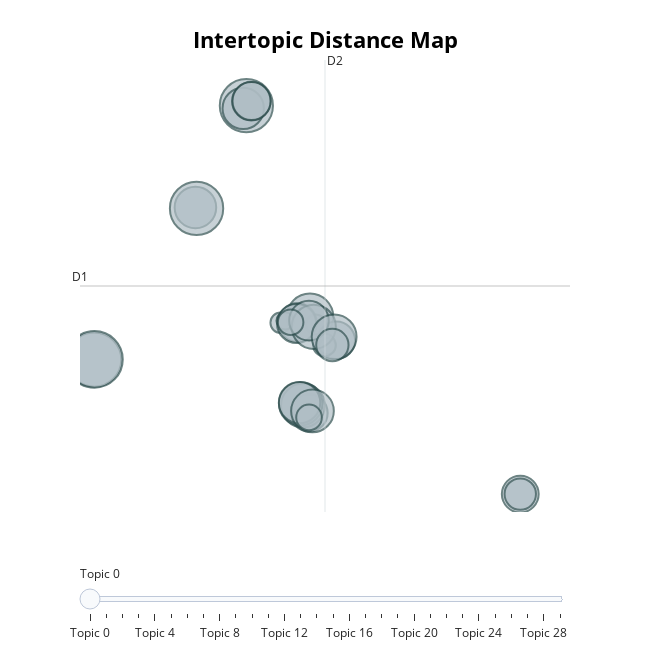

The notebook cell saved with this chart:
### Code cell
fig =topic_model.visualize_topics()
fig.write_html('20230830_한국범죄관련기사_topic30_intertopic.html')
fig

### Figure 1 — Plotly figure (JSON) as saved in the notebook; plotly's stock layout.template omitted (floating-point values rounded to 4 significant figures)
{"data": [{"customdata": [[0, "기업 | 정부 | 범죄 | 경제 | 한국", 558], [1, "영화 | 한국 | 사건 | 감독 | 이야기", 567], [2, "한국 | 영화 | 사건 | 범죄 | 검찰", 790], [3, "범죄 | 중국 | 경찰 | 사건 | 한국", 895], [4, "뉴질랜드 | 가방 | 외교관 | 시신 | a씨", 171], [5, "대통령 | 대표 | 사건 | 한국 | 국민", 1208], [6, "여성 | 아동 | 아이 | 사회 | 학대", 709], [7, "말씀 | 생각 | 얘기 | 황보선 | 김우성", 160], [8, "한국 | 영화 | 사건 | 감독 | 생각", 777], [9, "피해자 | 범죄 | 여성 | 경찰 | 사건", 1169], [10, "미국 | 트럼프 | 대통령 | 러시아 | 우크라이나", 577], [11, "한국 | 사건 | 대표 | 생각 | 검찰", 1315], [12, "마약 | 사건 | 한국 | 범죄 | 경찰", 609], [13, "영화 | 작품 | 감독 | 이야기 | 작가", 706], [14, "사건 | 한국 | 범죄 | 수사 | 생각", 1162], [15, "미얀마 | 군부 | 쿠데타 | 시민 | 시위", 115], [16, "사기 | 거래 | 금융 | 투자 | 거래소", 405], [17, "한국 | 사건 | 범죄 | 수사 | 영화", 703], [18, "김근식 | 출소 | 나폴리 | 의정부 | 한국", 122], [19, "사건 | 검찰 | 마약 | 한국 | 수사", 610], [20, "마약 | 필로폰 | 범죄 | 사범 | 경찰", 629], [21, "인권 | 북한 | 결의안 | 유엔 | 채택", 214], [22, "앵커 | 생각 | 검찰 | 말씀 | 수사", 802], [23, "한국 | 사건 | 경찰 | 후보 | 국민", 643], [24, "대통령 | 정부 | 국민 | 한국 | 사회", 826], [25, "홍콩 | 시위 | 중국 | 미국 | 아시아", 429], [26, "한국 | 김양원 | 사건 | 여성 | 경찰", 268], [27, "수사 | 검찰 | 사건 | 범죄 | 법원", 596], [28, "영화 | 한국 | 사건 | 감독 | 범죄", 749], [29, "광주 | 소설 | 전두환 | 운동 | 18", 270]], "hovertemplate": "<b>Topic %{customdata[0]}</b><br>%{customdata[1]}<br>Size: %{customdata[2]}", "legendgroup": "", "marker": {"color": "#B0BEC5", "line": {"color": "DarkSlateGrey", "width": 2}, "size": [558, 567, 790, 895, 171, 1208, 709, 160, 777, 1169, 577, 1315, 609, 706, 1162, 115, 405, 703, 122, 610, 629, 214, 802, 643, 826, 429, 268, 596, 749, 270], "sizemode": "area", "sizeref": 0.8219, "symbol": "circle"}, "mode": "markers", "name": "", "orientation": "v", "showlegend": false, "type": "scatter", "x": [23.37, 8.484, 8.052, 8.547, 6.479, -6.665, 0.4716, 8.948, 7.89, 0.5511, 10.4, -6.644, 7.657, 7.811, 4.063, 9.774, 23.37, 3.841, 6.79, 4.413, 7.601, 9.564, 8.813, 8.475, 10.25, 10.12, 7.183, 4.428, 8.723, 8.48], "xaxis": "x", "y": [-9.592, -3.055, -2.454, 4.678, 4.204, 1.235, 13.49, 4.063, -2.309, 13.41, 2.789, 1.252, 4.216, -2.228, 21.68, 2.322, -9.592, 21.46, 4.354, 22.03, 4.142, 2.417, 3.871, 4.372, 3.069, 2.41, 4.244, 22.04, -2.898, -3.42], "yaxis": "y"}], "layout": {"annotations": [{"showarrow": false, "text": "D1", "x": -7.664, "y": 7.159, "yshift": 10}, {"showarrow": false, "text": "D2", "x": 9.605, "xshift": 10, "y": 25.35}], "height": 650, "hoverlabel": {"bgcolor": "white", "font": {"family": "Rockwell", "size": 16}}, "legend": {"itemsizing": "constant", "tracegroupgap": 0}, "margin": {"t": 60}, "shapes": [{"line": {"color": "#CFD8DC", "width": 2}, "type": "line", "x0": 9.605, "x1": 9.605, "y0": -11.03, "y1": 25.35}, {"line": {"color": "#9E9E9E", "width": 2}, "type": "line", "x0": -7.664, "x1": 26.87, "y0": 7.159, "y1": 7.159}], "sliders": [{"active": 0, "pad": {"t": 50}, "steps": [{"args": [{"marker.color": [["red", "#B0BEC5", "#B0BEC5", "#B0BEC5", "#B0BEC5", "#B0BEC5", "#B0BEC5", "#B0BEC5", "#B0BEC5", "#B0BEC5", "#B0BEC5", "#B0BEC5", "#B0BEC5", "#B0BEC5", "#B0BEC5", "#B0BEC5", "#B0BEC5", "#B0BEC5", "#B0BEC5", "#B0BEC5", "#B0BEC5", "#B0BEC5", "#B0BEC5", "#B0BEC5", "#B0BEC5", "#B0BEC5", "#B0BEC5", "#B0BEC5", "#B0BEC5", "#B0BEC5"]]}], "label": "Topic 0", "method": "update"}, {"args": [{"marker.color": [["#B0BEC5", "red", "#B0BEC5", "#B0BEC5", "#B0BEC5", "#B0BEC5", "#B0BEC5", "#B0BEC5", "#B0BEC5", "#B0BEC5", "#B0BEC5", "#B0BEC5", "#B0BEC5", "#B0BEC5", "#B0BEC5", "#B0BEC5", "#B0BEC5", "#B0BEC5", "#B0BEC5", "#B0BEC5", "#B0BEC5", "#B0BEC5", "#B0BEC5", "#B0BEC5", "#B0BEC5", "#B0BEC5", "#B0BEC5", "#B0BEC5", "#B0BEC5", "#B0BEC5"]]}], "label": "Topic 1", "method": "update"}, {"args": [{"marker.color": [["#B0BEC5", "#B0BEC5", "red", "#B0BEC5", "#B0BEC5", "#B0BEC5", "#B0BEC5", "#B0BEC5", "#B0BEC5", "#B0BEC5", "#B0BEC5", "#B0BEC5", "#B0BEC5", "#B0BEC5", "#B0BEC5", "#B0BEC5", "#B0BEC5", "#B0BEC5", "#B0BEC5", "#B0BEC5", "#B0BEC5", "#B0BEC5", "#B0BEC5", "#B0BEC5", "#B0BEC5", "#B0BEC5", "#B0BEC5", "#B0BEC5", "#B0BEC5", "#B0BEC5"]]}], "label": "Topic 2", "method": "update"}, {"args": [{"marker.color": [["#B0BEC5", "#B0BEC5", "#B0BEC5", "red", "#B0BEC5", "#B0BEC5", "#B0BEC5", "#B0BEC5", "#B0BEC5", "#B0BEC5", "#B0BEC5", "#B0BEC5", "#B0BEC5", "#B0BEC5", "#B0BEC5", "#B0BEC5", "#B0BEC5", "#B0BEC5", "#B0BEC5", "#B0BEC5", "#B0BEC5", "#B0BEC5", "#B0BEC5", "#B0BEC5", "#B0BEC5", "#B0BEC5", "#B0BEC5", "#B0BEC5", "#B0BEC5", "#B0BEC5"]]}], "label": "Topic 3", "method": "update"}, {"args": [{"marker.color": [["#B0BEC5", "#B0BEC5", "#B0BEC5", "#B0BEC5", "red", "#B0BEC5", "#B0BEC5", "#B0BEC5", "#B0BEC5", "#B0BEC5", "#B0BEC5", "#B0BEC5", "#B0BEC5", "#B0BEC5", "#B0BEC5", "#B0BEC5", "#B0BEC5", "#B0BEC5", "#B0BEC5", "#B0BEC5", "#B0BEC5", "#B0BEC5", "#B0BEC5", "#B0BEC5", "#B0BEC5", "#B0BEC5", "#B0BEC5", "#B0BEC5", "#B0BEC5", "#B0BEC5"]]}], "label": "Topic 4", "method": "update"}, {"args": [{"marker.color": [["#B0BEC5", "#B0BEC5", "#B0BEC5", "#B0BEC5", "#B0BEC5", "red", "#B0BEC5", "#B0BEC5", "#B0BEC5", "#B0BEC5", "#B0BEC5", "#B0BEC5", "#B0BEC5", "#B0BEC5", "#B0BEC5", "#B0BEC5", "#B0BEC5", "#B0BEC5", "#B0BEC5", "#B0BEC5", "#B0BEC5", "#B0BEC5", "#B0BEC5", "#B0BEC5", "#B0BEC5", "#B0BEC5", "#B0BEC5", "#B0BEC5", "#B0BEC5", "#B0BEC5"]]}], "label": "Topic 5", "method": "update"}, {"args": [{"marker.color": [["#B0BEC5", "#B0BEC5", "#B0BEC5", "#B0BEC5", "#B0BEC5", "#B0BEC5", "red", "#B0BEC5", "#B0BEC5", "#B0BEC5", "#B0BEC5", "#B0BEC5", "#B0BEC5", "#B0BEC5", "#B0BEC5", "#B0BEC5", "#B0BEC5", "#B0BEC5", "#B0BEC5", "#B0BEC5", "#B0BEC5", "#B0BEC5", "#B0BEC5", "#B0BEC5", "#B0BEC5", "#B0BEC5", "#B0BEC5", "#B0BEC5", "#B0BEC5", "#B0BEC5"]]}], "label": "Topic 6", "method": "update"}, {"args": [{"marker.color": [["#B0BEC5", "#B0BEC5", "#B0BEC5", "#B0BEC5", "#B0BEC5", "#B0BEC5", "#B0BEC5", "red", "#B0BEC5", "#B0BEC5", "#B0BEC5", "#B0BEC5", "#B0BEC5", "#B0BEC5", "#B0BEC5", "#B0BEC5", "#B0BEC5", "#B0BEC5", "#B0BEC5", "#B0BEC5", "#B0BEC5", "#B0BEC5", "#B0BEC5", "#B0BEC5", "#B0BEC5", "#B0BEC5", "#B0BEC5", "#B0BEC5", "#B0BEC5", "#B0BEC5"]]}], "label": "Topic 7", "method": "update"}, {"args": [{"marker.color": [["#B0BEC5", "#B0BEC5", "#B0BEC5", "#B0BEC5", "#B0BEC5", "#B0BEC5", "#B0BEC5", "#B0BEC5", "red", "#B0BEC5", "#B0BEC5", "#B0BEC5", "#B0BEC5", "#B0BEC5", "#B0BEC5", "#B0BEC5", "#B0BEC5", "#B0BEC5", "#B0BEC5", "#B0BEC5", "#B0BEC5", "#B0BEC5", "#B0BEC5", "#B0BEC5", "#B0BEC5", "#B0BEC5", "#B0BEC5", "#B0BEC5", "#B0BEC5", "#B0BEC5"]]}], "label": "Topic 8", "method": "update"}, {"args": [{"marker.color": [["#B0BEC5", "#B0BEC5", "#B0BEC5", "#B0BEC5", "#B0BEC5", "#B0BEC5", "#B0BEC5", "#B0BEC5", "#B0BEC5", "red", "#B0BEC5", "#B0BEC5", "#B0BEC5", "#B0BEC5", "#B0BEC5", "#B0BEC5", "#B0BEC5", "#B0BEC5", "#B0BEC5", "#B0BEC5", "#B0BEC5", "#B0BEC5", "#B0BEC5", "#B0BEC5", "#B0BEC5", "#B0BEC5", "#B0BEC5", "#B0BEC5", "#B0BEC5", "#B0BEC5"]]}], "label": "Topic 9", "method": "update"}, {"args": [{"marker.color": [["#B0BEC5", "#B0BEC5", "#B0BEC5", "#B0BEC5", "#B0BEC5", "#B0BEC5", "#B0BEC5", "#B0BEC5", "#B0BEC5", "#B0BEC5", "red", "#B0BEC5", "#B0BEC5", "#B0BEC5", "#B0BEC5", "#B0BEC5", "#B0BEC5", "#B0BEC5", "#B0BEC5", "#B0BEC5", "#B0BEC5", "#B0BEC5", "#B0BEC5", "#B0BEC5", "#B0BEC5", "#B0BEC5", "#B0BEC5", "#B0BEC5", "#B0BEC5", "#B0BEC5"]]}], "label": "Topic 10", "method": "update"}, {"args": [{"marker.color": [["#B0BEC5", "#B0BEC5", "#B0BEC5", "#B0BEC5", "#B0BEC5", "#B0BEC5", "#B0BEC5", "#B0BEC5", "#B0BEC5", "#B0BEC5", "#B0BEC5", "red", "#B0BEC5", "#B0BEC5", "#B0BEC5", "#B0BEC5", "#B0BEC5", "#B0BEC5", "#B0BEC5", "#B0BEC5", "#B0BEC5", "#B0BEC5", "#B0BEC5", "#B0BEC5", "#B0BEC5", "#B0BEC5", "#B0BEC5", "#B0BEC5", "#B0BEC5", "#B0BEC5"]]}], "label": "Topic 11", "method": "update"}, {"args": [{"marker.color": [["#B0BEC5", "#B0BEC5", "#B0BEC5", "#B0BEC5", "#B0BEC5", "#B0BEC5", "#B0BEC5", "#B0BEC5", "#B0BEC5", "#B0BEC5", "#B0BEC5", "#B0BEC5", "red", "#B0BEC5", "#B0BEC5", "#B0BEC5", "#B0BEC5", "#B0BEC5", "#B0BEC5", "#B0BEC5", "#B0BEC5", "#B0BEC5", "#B0BEC5", "#B0BEC5", "#B0BEC5", "#B0BEC5", "#B0BEC5", "#B0BEC5", "#B0BEC5", "#B0BEC5"]]}], "label": "Topic 12", "method": "update"}, {"args": [{"marker.color": [["#B0BEC5", "#B0BEC5", "#B0BEC5", "#B0BEC5", "#B0BEC5", "#B0BEC5", "#B0BEC5", "#B0BEC5", "#B0BEC5", "#B0BEC5", "#B0BEC5", "#B0BEC5", "#B0BEC5", "red", "#B0BEC5", "#B0BEC5", "#B0BEC5", "#B0BEC5", "#B0BEC5", "#B0BEC5", "#B0BEC5", "#B0BEC5", "#B0BEC5", "#B0BEC5", "#B0BEC5", "#B0BEC5", "#B0BEC5", "#B0BEC5", "#B0BEC5", "#B0BEC5"]]}], "label": "Topic 13", "method": "update"}, {"args": [{"marker.color": [["#B0BEC5", "#B0BEC5", "#B0BEC5", "#B0BEC5", "#B0BEC5", "#B0BEC5", "#B0BEC5", "#B0BEC5", "#B0BEC5", "#B0BEC5", "#B0BEC5", "#B0BEC5", "#B0BEC5", "#B0BEC5", "red", "#B0BEC5", "#B0BEC5", "#B0BEC5", "#B0BEC5", "#B0BEC5", "#B0BEC5", "#B0BEC5", "#B0BEC5", "#B0BEC5", "#B0BEC5", "#B0BEC5", "#B0BEC5", "#B0BEC5", "#B0BEC5", "#B0BEC5"]]}], "label": "Topic 14", "method": "update"}, {"args": [{"marker.color": [["#B0BEC5", "#B0BEC5", "#B0BEC5", "#B0BEC5", "#B0BEC5", "#B0BEC5", "#B0BEC5", "#B0BEC5", "#B0BEC5", "#B0BEC5", "#B0BEC5", "#B0BEC5", "#B0BEC5", "#B0BEC5", "#B0BEC5", "red", "#B0BEC5", "#B0BEC5", "#B0BEC5", "#B0BEC5", "#B0BEC5", "#B0BEC5", "#B0BEC5", "#B0BEC5", "#B0BEC5", "#B0BEC5", "#B0BEC5", "#B0BEC5", "#B0BEC5", "#B0BEC5"]]}], "label": "Topic 15", "method": "update"}, {"args": [{"marker.color": [["#B0BEC5", "#B0BEC5", "#B0BEC5", "#B0BEC5", "#B0BEC5", "#B0BEC5", "#B0BEC5", "#B0BEC5", "#B0BEC5", "#B0BEC5", "#B0BEC5", "#B0BEC5", "#B0BEC5", "#B0BEC5", "#B0BEC5", "#B0BEC5", "red", "#B0BEC5", "#B0BEC5", "#B0BEC5", "#B0BEC5", "#B0BEC5", "#B0BEC5", "#B0BEC5", "#B0BEC5", "#B0BEC5", "#B0BEC5", "#B0BEC5", "#B0BEC5", "#B0BEC5"]]}], "label": "Topic 16", "method": "update"}, {"args": [{"marker.color": [["#B0BEC5", "#B0BEC5", "#B0BEC5", "#B0BEC5", "#B0BEC5", "#B0BEC5", "#B0BEC5", "#B0BEC5", "#B0BEC5", "#B0BEC5", "#B0BEC5", "#B0BEC5", "#B0BEC5", "#B0BEC5", "#B0BEC5", "#B0BEC5", "#B0BEC5", "red", "#B0BEC5", "#B0BEC5", "#B0BEC5", "#B0BEC5", "#B0BEC5", "#B0BEC5", "#B0BEC5", "#B0BEC5", "#B0BEC5", "#B0BEC5", "#B0BEC5", "#B0BEC5"]]}], "label": "Topic 17", "method": "update"}, {"args": [{"marker.color": [["#B0BEC5", "#B0BEC5", "#B0BEC5", "#B0BEC5", "#B0BEC5", "#B0BEC5", "#B0BEC5", "#B0BEC5", "#B0BEC5", "#B0BEC5", "#B0BEC5", "#B0BEC5", "#B0BEC5", "#B0BEC5", "#B0BEC5", "#B0BEC5", "#B0BEC5", "#B0BEC5", "red", "#B0BEC5", "#B0BEC5", "#B0BEC5", "#B0BEC5", "#B0BEC5", "#B0BEC5", "#B0BEC5", "#B0BEC5", "#B0BEC5", "#B0BEC5", "#B0BEC5"]]}], "label": "Topic 18", "method": "update"}, {"args": [{"marker.color": [["#B0BEC5", "#B0BEC5", "#B0BEC5", "#B0BEC5", "#B0BEC5", "#B0BEC5", "#B0BEC5", "#B0BEC5", "#B0BEC5", "#B0BEC5", "#B0BEC5", "#B0BEC5", "#B0BEC5", "#B0BEC5", "#B0BEC5", "#B0BEC5", "#B0BEC5", "#B0BEC5", "#B0BEC5", "red", "#B0BEC5", "#B0BEC5", "#B0BEC5", "#B0BEC5", "#B0BEC5", "#B0BEC5", "#B0BEC5", "#B0BEC5", "#B0BEC5", "#B0BEC5"]]}], "label": "Topic 19", "method": "update"}, {"args": [{"marker.color": [["#B0BEC5", "#B0BEC5", "#B0BEC5", "#B0BEC5", "#B0BEC5", "#B0BEC5", "#B0BEC5", "#B0BEC5", "#B0BEC5", "#B0BEC5", "#B0BEC5", "#B0BEC5", "#B0BEC5", "#B0BEC5", "#B0BEC5", "#B0BEC5", "#B0BEC5", "#B0BEC5", "#B0BEC5", "#B0BEC5", "red", "#B0BEC5", "#B0BEC5", "#B0BEC5", "#B0BEC5", "#B0BEC5", "#B0BEC5", "#B0BEC5", "#B0BEC5", "#B0BEC5"]]}], "label": "Topic 20", "method": "update"}, {"args": [{"marker.color": [["#B0BEC5", "#B0BEC5", "#B0BEC5", "#B0BEC5", "#B0BEC5", "#B0BEC5", "#B0BEC5", "#B0BEC5", "#B0BEC5", "#B0BEC5", "#B0BEC5", "#B0BEC5", "#B0BEC5", "#B0BEC5", "#B0BEC5", "#B0BEC5", "#B0BEC5", "#B0BEC5", "#B0BEC5", "#B0BEC5", "#B0BEC5", "red", "#B0BEC5", "#B0BEC5", "#B0BEC5", "#B0BEC5", "#B0BEC5", "#B0BEC5", "#B0BEC5", "#B0BEC5"]]}], "label": "Topic 21", "method": "update"}, {"args": [{"marker.color": [["#B0BEC5", "#B0BEC5", "#B0BEC5", "#B0BEC5", "#B0BEC5", "#B0BEC5", "#B0BEC5", "#B0BEC5", "#B0BEC5", "#B0BEC5", "#B0BEC5", "#B0BEC5", "#B0BEC5", "#B0BEC5", "#B0BEC5", "#B0BEC5", "#B0BEC5", "#B0BEC5", "#B0BEC5", "#B0BEC5", "#B0BEC5", "#B0BEC5", "red", "#B0BEC5", "#B0BEC5", "#B0BEC5", "#B0BEC5", "#B0BEC5", "#B0BEC5", "#B0BEC5"]]}], "label": "Topic 22", "method": "update"}, {"args": [{"marker.color": [["#B0BEC5", "#B0BEC5", "#B0BEC5", "#B0BEC5", "#B0BEC5", "#B0BEC5", "#B0BEC5", "#B0BEC5", "#B0BEC5", "#B0BEC5", "#B0BEC5", "#B0BEC5", "#B0BEC5", "#B0BEC5", "#B0BEC5", "#B0BEC5", "#B0BEC5", "#B0BEC5", "#B0BEC5", "#B0BEC5", "#B0BEC5", "#B0BEC5", "#B0BEC5", "red", "#B0BEC5", "#B0BEC5", "#B0BEC5", "#B0BEC5", "#B0BEC5", "#B0BEC5"]]}], "label": "Topic 23", "method": "update"}, {"args": [{"marker.color": [["#B0BEC5", "#B0BEC5", "#B0BEC5", "#B0BEC5", "#B0BEC5", "#B0BEC5", "#B0BEC5", "#B0BEC5", "#B0BEC5", "#B0BEC5", "#B0BEC5", "#B0BEC5", "#B0BEC5", "#B0BEC5", "#B0BEC5", "#B0BEC5", "#B0BEC5", "#B0BEC5", "#B0BEC5", "#B0BEC5", "#B0BEC5", "#B0BEC5", "#B0BEC5", "#B0BEC5", "red", "#B0BEC5", "#B0BEC5", "#B0BEC5", "#B0BEC5", "#B0BEC5"]]}], "label": "Topic 24", "method": "update"}, {"args": [{"marker.color": [["#B0BEC5", "#B0BEC5", "#B0BEC5", "#B0BEC5", "#B0BEC5", "#B0BEC5", "#B0BEC5", "#B0BEC5", "#B0BEC5", "#B0BEC5", "#B0BEC5", "#B0BEC5", "#B0BEC5", "#B0BEC5", "#B0BEC5", "#B0BEC5", "#B0BEC5", "#B0BEC5", "#B0BEC5", "#B0BEC5", "#B0BEC5", "#B0BEC5", "#B0BEC5", "#B0BEC5", "#B0BEC5", "red", "#B0BEC5", "#B0BEC5", "#B0BEC5", "#B0BEC5"]]}], "label": "Topic 25", "method": "update"}, {"args": [{"marker.color": [["#B0BEC5", "#B0BEC5", "#B0BEC5", "#B0BEC5", "#B0BEC5", "#B0BEC5", "#B0BEC5", "#B0BEC5", "#B0BEC5", "#B0BEC5", "#B0BEC5", "#B0BEC5", "#B0BEC5", "#B0BEC5", "#B0BEC5", "#B0BEC5", "#B0BEC5", "#B0BEC5", "#B0BEC5", "#B0BEC5", "#B0BEC5", "#B0BEC5", "#B0BEC5", "#B0BEC5", "#B0BEC5", "#B0BEC5", "red", "#B0BEC5", "#B0BEC5", "#B0BEC5"]]}], "label": "Topic 26", "method": "update"}, {"args": [{"marker.color": [["#B0BEC5", "#B0BEC5", "#B0BEC5", "#B0BEC5", "#B0BEC5", "#B0BEC5", "#B0BEC5", "#B0BEC5", "#B0BEC5", "#B0BEC5", "#B0BEC5", "#B0BEC5", "#B0BEC5", "#B0BEC5", "#B0BEC5", "#B0BEC5", "#B0BEC5", "#B0BEC5", "#B0BEC5", "#B0BEC5", "#B0BEC5", "#B0BEC5", "#B0BEC5", "#B0BEC5", "#B0BEC5", "#B0BEC5", "#B0BEC5", "red", "#B0BEC5", "#B0BEC5"]]}], "label": "Topic 27", "method": "update"}, {"args": [{"marker.color": [["#B0BEC5", "#B0BEC5", "#B0BEC5", "#B0BEC5", "#B0BEC5", "#B0BEC5", "#B0BEC5", "#B0BEC5", "#B0BEC5", "#B0BEC5", "#B0BEC5", "#B0BEC5", "#B0BEC5", "#B0BEC5", "#B0BEC5", "#B0BEC5", "#B0BEC5", "#B0BEC5", "#B0BEC5", "#B0BEC5", "#B0BEC5", "#B0BEC5", "#B0BEC5", "#B0BEC5", "#B0BEC5", "#B0BEC5", "#B0BEC5", "#B0BEC5", "red", "#B0BEC5"]]}], "label": "Topic 28", "method": "update"}, {"args": [{"marker.color": [["#B0BEC5", "#B0BEC5", "#B0BEC5", "#B0BEC5", "#B0BEC5", "#B0BEC5", "#B0BEC5", "#B0BEC5", "#B0BEC5", "#B0BEC5", "#B0BEC5", "#B0BEC5", "#B0BEC5", "#B0BEC5", "#B0BEC5", "#B0BEC5", "#B0BEC5", "#B0BEC5", "#B0BEC5", "#B0BEC5", "#B0BEC5", "#B0BEC5", "#B0BEC5", "#B0BEC5", "#B0BEC5", "#B0BEC5", "#B0BEC5", "#B0BEC5", "#B0BEC5", "red"]]}], "label": "Topic 29", "method": "update"}]}], "title": {"font": {"color": "Black", "size": 22}, "text": "<b>Intertopic Distance Map</b>", "x": 0.5, "xanchor": "center", "y": 0.95, "yanchor": "top"}, "width": 650, "xaxis": {"anchor": "y", "domain": [0, 1], "range": [-7.664, 26.87], "title": {"text": ""}, "visible": false}, "yaxis": {"anchor": "x", "domain": [0, 1], "range": [-11.03, 25.35], "title": {"text": ""}, "visible": false}}}
